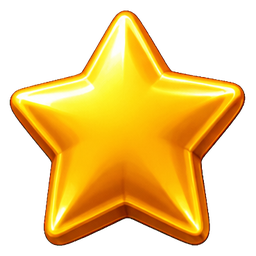
#> input picture Assets/_Project/Art/UI/ui_v2/star_on.png, 256 x 256 px
$ python make_star_off.py
#> lines starting #> are read from the running program, lines starting #| are printed output that depends on the picture
"""star_off.png: luminance-mapped slate-navy recolour of the Canva star_on (same silhouette and gloss)."""
import numpy as np
from PIL import Image
a=np.array(Image.open('star_on.png').convert('RGBA')).astype(np.float32)
lum=(0.299*a[...,0]+0.587*a[...,1]+0.114*a[...,2])/255.0
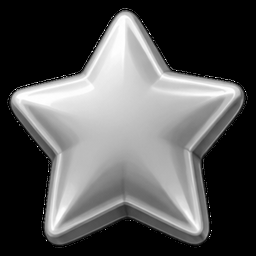
#> lum: shape (256, 256) float32; min 0, max 1, mean 0.334
dark=np.array([28,38,70],np.float32); light=np.array([120,140,185],np.float32)
t=np.clip((lum-0.35)/0.6,0,1)[...,None]**1.2
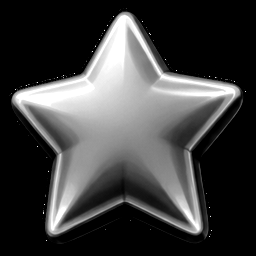
#> t: shape (256, 256, 1) float32; min 0, max 1, mean 0.247
Image.fromarray(np.dstack([dark*(1-t)+light*t,a[...,3]]).clip(0,255).astype(np.uint8)).save('star_off.png')
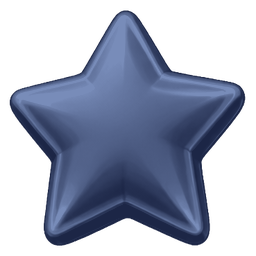
#> saved as star_off.png: PIL image 256x256 RGBA; mean R, G, B, A 50.5, 63, 98.2, 125.7; transparent parts drawn white

$ run again, with Assets/_Project/Art/UI/ui_v2/bg_season_sunny_shores.png copied over Assets/_Project/Art/UI/ui_v2/star_on.png
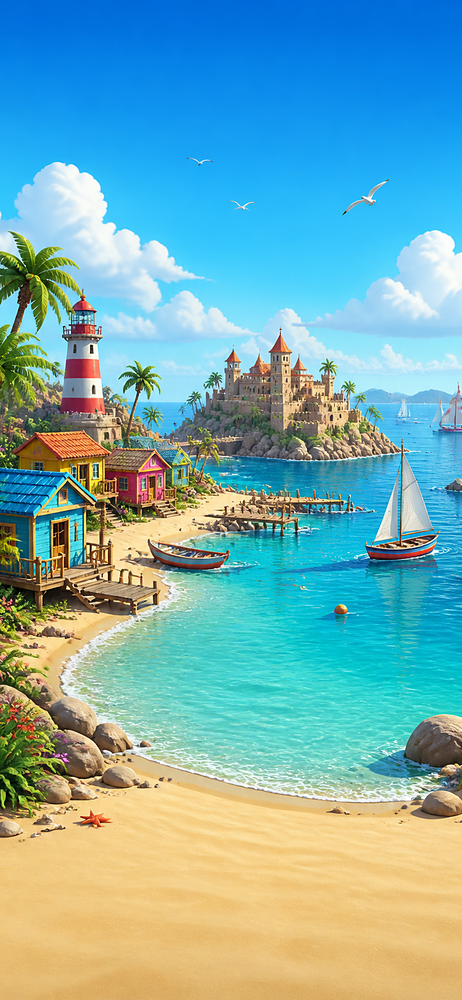
#> input picture Assets/_Project/Art/UI/ui_v2/bg_season_sunny_shores.png, 462 x 1000 px, shrunk from 1080 x 2340 before the run
#> `t=np.clip((lum-0.35)/0.6,0,1)[...,None]**1.2`:
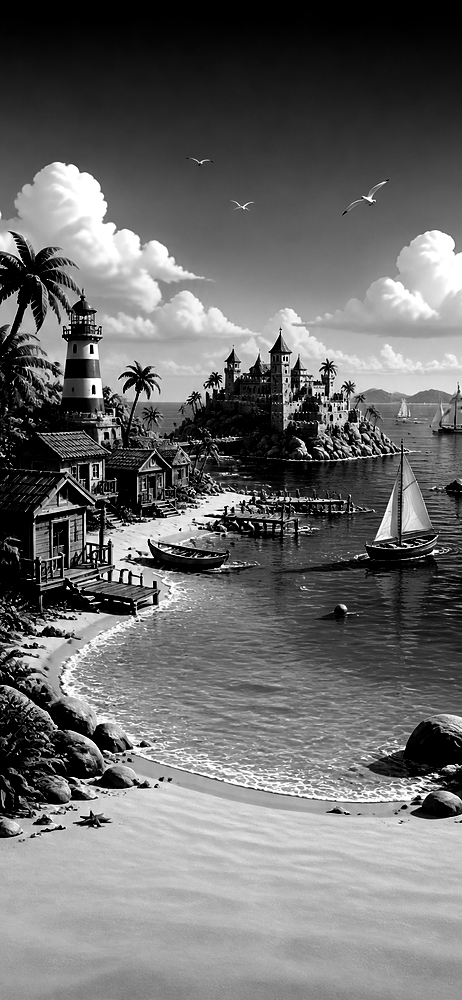
#> t: shape (1000, 462, 1) float32; min 0, max 1, mean 0.42
#> `Image.fromarray(np.dstack([dark*(1-t)+light*t,a[...,3]]).clip(0,255).a..`:
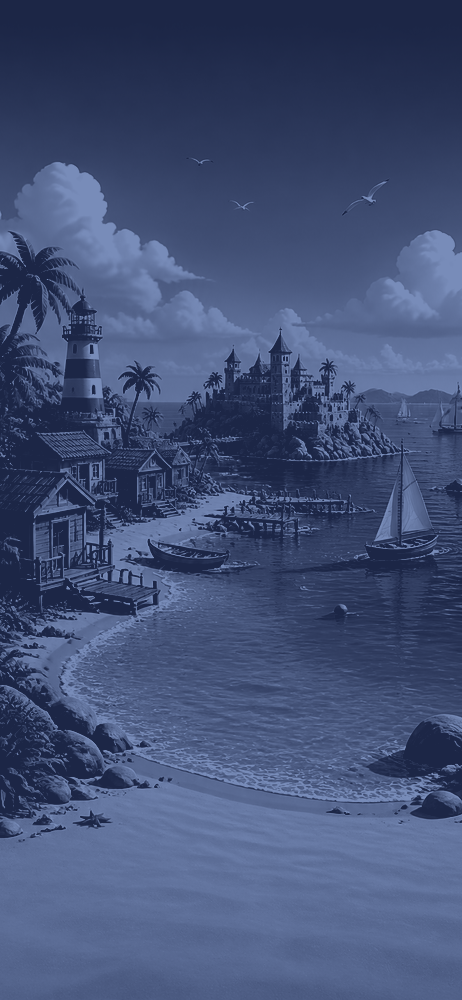
#> saved as star_off.png: PIL image 462x1000 RGBA; mean R, G, B, A 66.2, 80.4, 117.8, 255
